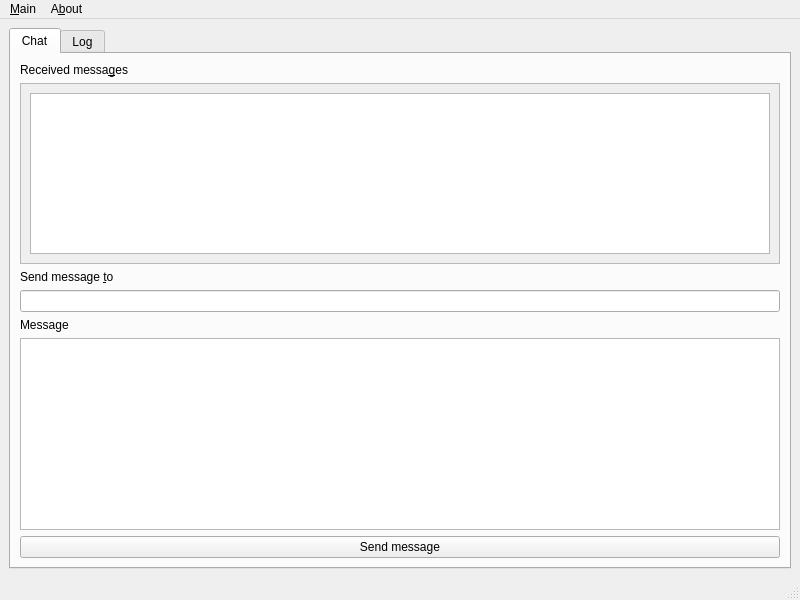
<?xml version="1.0" encoding="UTF-8"?>
<ui version="4.0">
 <class>main</class>
 <widget class="QMainWindow" name="main">
  <property name="geometry">
   <rect>
    <x>0</x>
    <y>0</y>
    <width>800</width>
    <height>600</height>
   </rect>
  </property>
  <property name="sizePolicy">
   <sizepolicy hsizetype="Expanding" vsizetype="Expanding">
    <horstretch>0</horstretch>
    <verstretch>0</verstretch>
   </sizepolicy>
  </property>
  <property name="windowTitle">
   <string>Distributed chat</string>
  </property>
  <widget class="QWidget" name="centralwidget">
   <layout class="QVBoxLayout" name="verticalLayout">
    <item>
     <widget class="QTabWidget" name="tabWidget">
      <property name="currentIndex">
       <number>0</number>
      </property>
      <widget class="QWidget" name="tab_chat">
       <attribute name="title">
        <string>Chat</string>
       </attribute>
       <layout class="QVBoxLayout" name="verticalLayout_2">
        <item>
         <widget class="QLabel" name="label_3">
          <property name="text">
           <string>Received messa&amp;ges</string>
          </property>
          <property name="buddy">
           <cstring>recv_messages</cstring>
          </property>
         </widget>
        </item>
        <item>
         <widget class="QScrollArea" name="scrollArea">
          <property name="sizePolicy">
           <sizepolicy hsizetype="Expanding" vsizetype="Expanding">
            <horstretch>0</horstretch>
            <verstretch>0</verstretch>
           </sizepolicy>
          </property>
          <property name="widgetResizable">
           <bool>true</bool>
          </property>
          <widget class="QWidget" name="scrollAreaWidgetContents">
           <property name="geometry">
            <rect>
             <x>0</x>
             <y>0</y>
             <width>758</width>
             <height>149</height>
            </rect>
           </property>
           <layout class="QGridLayout" name="gridLayout">
            <item row="0" column="0">
             <widget class="QPlainTextEdit" name="recv_messages">
              <property name="enabled">
               <bool>true</bool>
              </property>
              <property name="sizePolicy">
               <sizepolicy hsizetype="Expanding" vsizetype="Expanding">
                <horstretch>0</horstretch>
                <verstretch>0</verstretch>
               </sizepolicy>
              </property>
              <property name="readOnly">
               <bool>true</bool>
              </property>
             </widget>
            </item>
           </layout>
          </widget>
         </widget>
        </item>
        <item>
         <widget class="QLabel" name="label">
          <property name="text">
           <string>Send message &amp;to</string>
          </property>
          <property name="buddy">
           <cstring>node_id</cstring>
          </property>
         </widget>
        </item>
        <item>
         <widget class="QLineEdit" name="node_id"/>
        </item>
        <item>
         <widget class="QLabel" name="label_2">
          <property name="text">
           <string>Message</string>
          </property>
          <property name="buddy">
           <cstring>message</cstring>
          </property>
         </widget>
        </item>
        <item>
         <widget class="QPlainTextEdit" name="message">
          <property name="sizePolicy">
           <sizepolicy hsizetype="Expanding" vsizetype="Fixed">
            <horstretch>0</horstretch>
            <verstretch>0</verstretch>
           </sizepolicy>
          </property>
         </widget>
        </item>
        <item>
         <widget class="QPushButton" name="button_send">
          <property name="sizePolicy">
           <sizepolicy hsizetype="Minimum" vsizetype="Minimum">
            <horstretch>0</horstretch>
            <verstretch>0</verstretch>
           </sizepolicy>
          </property>
          <property name="text">
           <string>Send message</string>
          </property>
         </widget>
        </item>
       </layout>
      </widget>
      <widget class="QWidget" name="tab_log">
       <attribute name="title">
        <string>Log</string>
       </attribute>
       <layout class="QVBoxLayout" name="verticalLayout_3">
        <item>
         <widget class="QScrollArea" name="scrollArea_2">
          <property name="widgetResizable">
           <bool>true</bool>
          </property>
          <widget class="QWidget" name="scrollAreaWidgetContents_2">
           <property name="geometry">
            <rect>
             <x>0</x>
             <y>0</y>
             <width>758</width>
             <height>482</height>
            </rect>
           </property>
           <layout class="QVBoxLayout" name="verticalLayout_4">
            <item>
             <widget class="QPlainTextEdit" name="logs"/>
            </item>
           </layout>
          </widget>
         </widget>
        </item>
       </layout>
      </widget>
     </widget>
    </item>
   </layout>
  </widget>
  <widget class="QMenuBar" name="menubar">
   <property name="geometry">
    <rect>
     <x>0</x>
     <y>0</y>
     <width>800</width>
     <height>25</height>
    </rect>
   </property>
   <widget class="QMenu" name="menuStart">
    <property name="title">
     <string>&amp;Main</string>
    </property>
    <addaction name="actionQuit"/>
   </widget>
   <widget class="QMenu" name="menuAbout">
    <property name="title">
     <string>A&amp;bout</string>
    </property>
   </widget>
   <addaction name="menuStart"/>
   <addaction name="menuAbout"/>
  </widget>
  <widget class="QStatusBar" name="statusbar"/>
  <action name="actionQuit">
   <property name="text">
    <string>&amp;Quit</string>
   </property>
  </action>
 </widget>
 <tabstops>
  <tabstop>tabWidget</tabstop>
  <tabstop>scrollArea</tabstop>
  <tabstop>recv_messages</tabstop>
  <tabstop>node_id</tabstop>
  <tabstop>message</tabstop>
  <tabstop>button_send</tabstop>
  <tabstop>scrollArea_2</tabstop>
  <tabstop>logs</tabstop>
 </tabstops>
 <resources/>
 <connections>
  <connection>
   <sender>actionQuit</sender>
   <signal>triggered()</signal>
   <receiver>main</receiver>
   <slot>close()</slot>
   <hints>
    <hint type="sourcelabel">
     <x>-1</x>
     <y>-1</y>
    </hint>
    <hint type="destinationlabel">
     <x>399</x>
     <y>299</y>
    </hint>
   </hints>
  </connection>
 </connections>
</ui>
